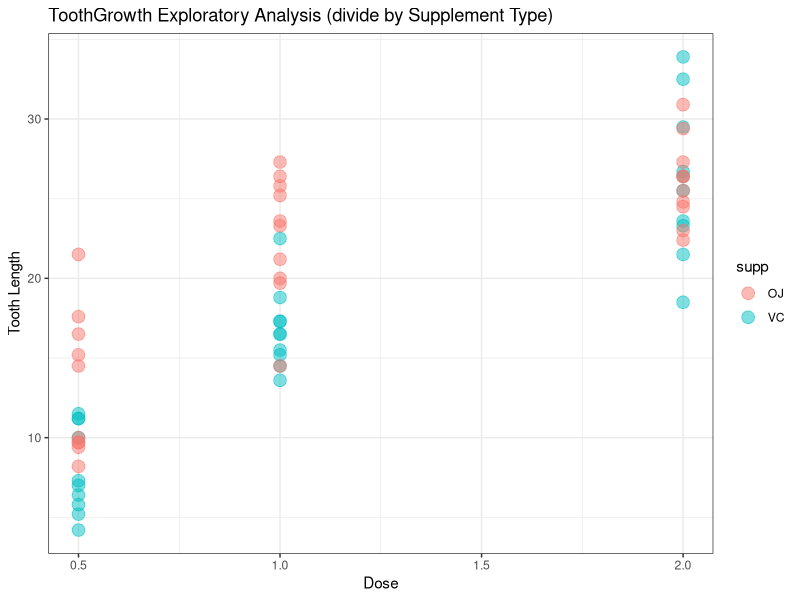
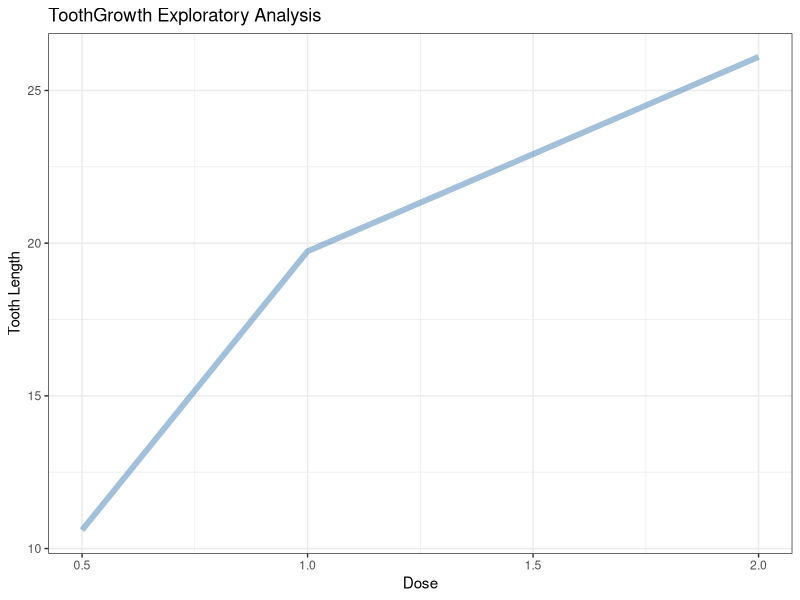

Write R code to recreate these figures, in order.
## ---- chunk 1

# Loading libraries
library(dplyr)
library(tidyr)
library(ggplot2)


## ---- chunk 2
# Load the data and convert to DPLYR data.frame
attach(ToothGrowth)
data <- tbl_df(ToothGrowth)

# Plot the length changes by the dose and type of supplement
ggplot(data, aes(dose, len)) +
  geom_point(aes(color = supp), size=4, alpha=1/2) +
  xlab("Dose") +
  ylab("Tooth Length") +
  labs(title="ToothGrowth Exploratory Analysis (divide by Supplement Type)") +
  theme_bw()

## ---- chunk 3
# Summarise the data by dose and average changes of teeth
data_bydose <- data %>%
  group_by(dose) %>%
  summarise(AVG = mean(len))

# Plot the length changes by the dose only
ggplot(data_bydose, aes(dose, AVG)) +
  geom_line(color="steelblue", size=2, alpha=1/2) +
  xlab("Dose") +
  ylab("Tooth Length") +
  labs(title="ToothGrowth Exploratory Analysis") +
  theme_bw()

## ---- chunk 4
# Basic summary of the data
summary(data)

## ---- chunk 5
# Testing dose
t.test(data$len, data$dose, paired=FALSE, var.equal=FALSE)

# Testing supp
t.test(data$len ~ data$supp)
